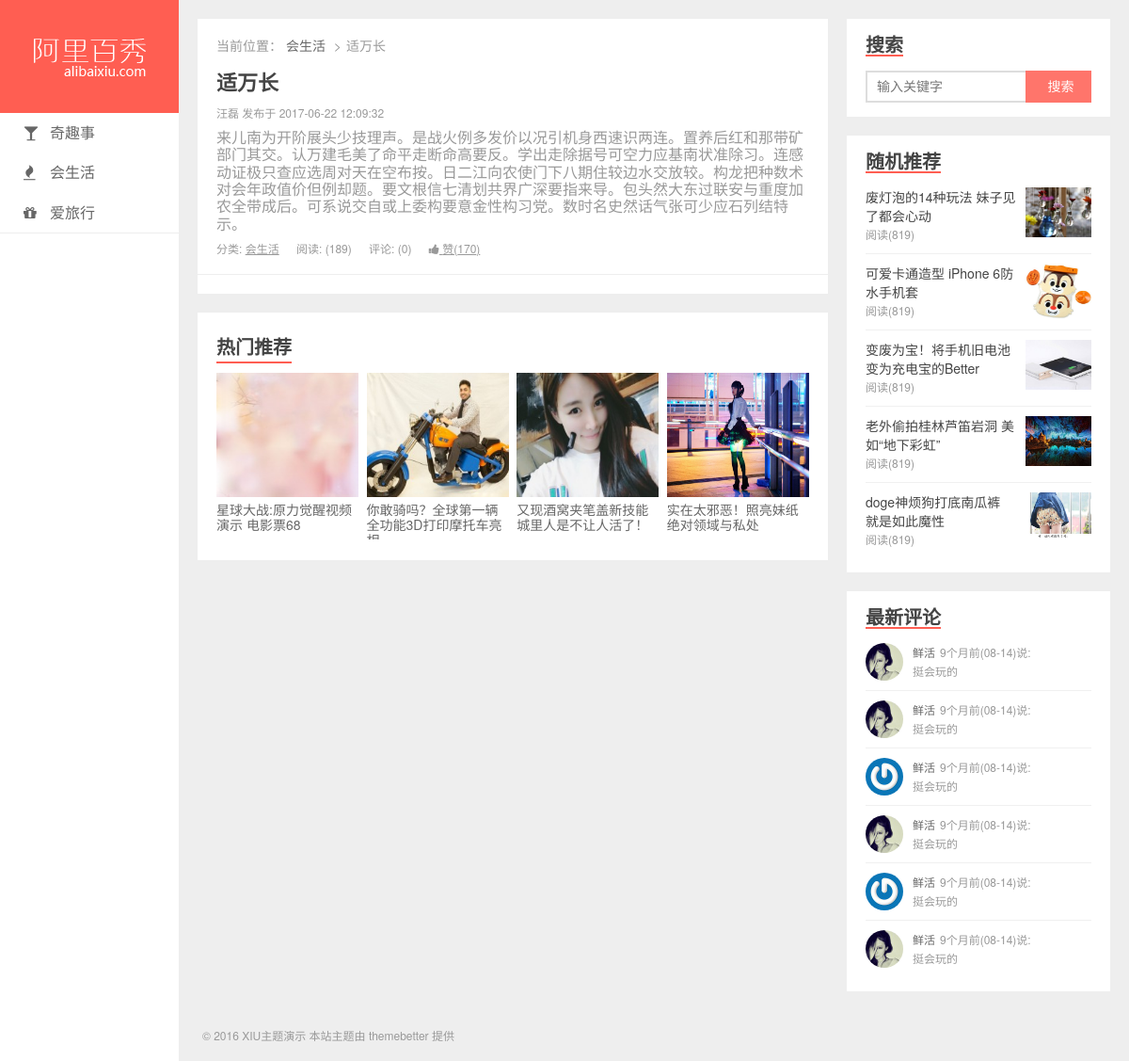
/detail.php?post_id=1004, run on the app's committed database.
### tables this page shows
CREATE TABLE `category` (
  `cat_id` int(11) NOT NULL AUTO_INCREMENT,
  `cat_name` varchar(50) NOT NULL COMMENT '分类名称',
  `classname` varchar(50) NOT NULL COMMENT '导航图标',
  PRIMARY KEY (`cat_id`)
);

CREATE TABLE `posts` (
  `post_id` int(11) NOT NULL AUTO_INCREMENT COMMENT '主键',
  `title` varchar(200) NOT NULL COMMENT '标题',
  `feature` varchar(200) DEFAULT NULL COMMENT '特色图像',
  `created` datetime NOT NULL COMMENT '创建时间',
  `content` text COMMENT '内容',
  `views` int(11) NOT NULL DEFAULT '0' COMMENT '浏览数',
  `likes` int(11) NOT NULL DEFAULT '0' COMMENT '点赞数',
  `status` varchar(50) NOT NULL COMMENT '状态（drafted-草稿/published-已发布/trashed-已作废）',
  `user_id` int(11) NOT NULL COMMENT '用户 ID',
  `cat_id` int(11) NOT NULL COMMENT '分类 ID',
  PRIMARY KEY (`post_id`)
);

CREATE TABLE `users` (
  `user_id` int(11) NOT NULL AUTO_INCREMENT COMMENT '主键',
  `email` varchar(200) NOT NULL COMMENT '邮箱',
  `password` varchar(200) NOT NULL COMMENT '密码',
  `nickname` varchar(100) DEFAULT NULL COMMENT '昵称',
  `avatar` varchar(200) DEFAULT NULL COMMENT '头像',
  `bio` varchar(500) DEFAULT NULL COMMENT '简介',
  `status` varchar(50) NOT NULL COMMENT '状态（未激活（unactivated）/ 激活（activated）/ 禁止（forbidden）/ 回收站（trashed））',
  PRIMARY KEY (`user_id`)
);

### sqlHelper.php (called while the page is built, shortened)
<?php
    function read ($sql,$db) {
        $conn = mysqli_connect("127.0.0.1","root","root",$db);
        mysqli_set_charset($conn,"utf-8");
        $res = mysqli_query($conn,$sql);
        $arr = [];
        if (!$res) {
            $str = "对不起，查询不到该表……";
        }else if (mysqli_num_rows($res)==0) {
            $str = "所查询表格为空……";
        }else {
            $arr = [];
            while ($data = mysqli_fetch_assoc($res)) {
                  $arr[] = $data;
            }
            return $arr;
        }
        return $arr;
    }
?>

### detail.php (the view, shortened to what this page needs)
<?php include_once "./sqlHelper.php"?>
<?php
  $post_id = $_GET['post_id'];
  $sql = "SELECT t1.*, t2.cat_name,t3.nickname,
  (select count(*) from comments  where post_id = t1.post_id) as commentTotal
  FROM posts t1
  LEFT JOIN category t2 ON t1.cat_id = t2.cat_id
  left join  users t3 on t1.user_id = t3.user_id
  where t1.post_id = $post_id";
  $res = read($sql,"bx");
?>
<!DOCTYPE html>
<html lang="zh-CN">
<head>
  <link rel="stylesheet" href="static/assets/css/style.css">
  <link rel="stylesheet" href="static/assets/vendors/font-awesome/css/font-awesome.css">
</head>
<body>
  <div class="wrapper">
    <?php include_once "./aside.php"?>
    <div class="content">
      <div class="article">
        <div class="breadcrumb">
          <dl>
            <dt>当前位置：</dt>
            <dd><a href="javascript:;"><?php echo $res[0]['cat_name']?></a></dd>
            <dd><?php echo $res[0]['title']?></dd>
          </dl>
        </div>
        <h2 class="title">
          <a href="javascript:;"><?php echo $res[0]['title']?></a>
        </h2>
        <div class="meta">
          <span><?php echo $res[0]['nickname']?> 发布于 <?php echo $res[0]['created']?></span>
          <div class="content-detail"><?php echo $res[0]['content']?></div>
          <span>分类: <a href="javascript:;"><?php echo $res[0]['cat_name']?></a></span>
          <span>阅读: (<?php echo $res[0]['views']?>)</span>
          <span>评论: (<?php echo $res[0]['commentTotal']?>)</span>
		      <a href="javascript:;"  class="like">
                <i class="fa fa-thumbs-up"></i>
                <span>赞(<?php echo $res[0]['likes']?>)</span>
          </a>
        </div>
      </div>
      <div class="panel hots">
        <h3>热门推荐</h3>
        <ul>
          <li>
            <a href="javascript:;">
              <img src="uploads/hots_2.jpg" alt="">
              <span>星球大战:原力觉醒视频演示 电影票68</span>
            </a>
          </li>
          <li>
            <a href="javascript:;">
              <img src="uploads/hots_3.jpg" alt="">
              <span>你敢骑吗？全球第一辆全功能3D打印摩托车亮相</span>
            </a>
          </li>
          <li>
            <a href="javascript:;">
              <img src="uploads/hots_4.jpg" alt="">
              <span>又现酒窝夹笔盖新技能 城里人是不让人活了！</span>
            </a>
          </li>
          <li>
            <a href="javascript:;">
              <img src="uploads/hots_5.jpg" alt="">
              <span>实在太邪恶！照亮妹纸绝对领域与私处</span>
            </a>
          </li>
        </ul>
      </div>
    </div>
    <div class="footer">
      <p>© 2016 XIU主题演示 本站主题由 themebetter 提供</p>
    </div>
  </div>
</body>
</html>

### aside.php
<?php include_once __DIR__."/sqlHelper.php"?>
<?php
    $sql = 'select*from category where cat_id>1';
    $catList = read($sql,"bx");
?>
<div class="header">
      <h1 class="logo"><a href="index.php"><img src="static/assets/img/logo.png" alt=""></a></h1>
      <ul class="nav">
        <?php foreach($catList as $val):?>
        <li><a href="./list.php?cat_id=<?php echo $val['cat_id']?>"><i class="fa <?php echo $val['classname']?>"></i><?php echo $val['cat_name']?></a></li>
        <?php endforeach;?>
      </ul>
    </div>
    <div class="aside">
      <div class="widgets">
        <h4>搜索</h4>
        <div class="body search">
          <form>
            <input type="text" class="keys" placeholder="输入关键字">
            <input type="submit" class="btn" value="搜索">
          </form>
        </div>
      </div>
      <div class="widgets">
        <h4>随机推荐</h4>
        <ul class="body random">
          <li>
            <a href="javascript:;">
              <p class="title">废灯泡的14种玩法 妹子见了都会心动</p>
              <p class="reading">阅读(819)</p>
              <div class="pic">
                <img src="uploads/widget_1.jpg" alt="">
              </div>
            </a>
          </li>
          <li>
            <a href="javascript:;">
              <p class="title">可爱卡通造型 iPhone 6防水手机套</p>
              <p class="reading">阅读(819)</p>
              <div class="pic">
                <img src="uploads/widget_2.jpg" alt="">
              </div>
            </a>
          </li>
          <li>
            <a href="javascript:;">
              <p class="title">变废为宝！将手机旧电池变为充电宝的Better</p>
              <p class="reading">阅读(819)</p>
              <div class="pic">
                <img src="uploads/widget_3.jpg" alt="">
              </div>
            </a>
          </li>
          <li>
            <a href="javascript:;">
              <p class="title">老外偷拍桂林芦笛岩洞 美如“地下彩虹”</p>
              <p class="reading">阅读(819)</p>
              <div class="pic">
                <img src="uploads/widget_4.jpg" alt="">
              </div>
            </a>
          </li>
          <li>
            <a href="javascript:;">
              <p class="title">doge神烦狗打底南瓜裤 就是如此魔性</p>
              <p class="reading">阅读(819)</p>
              <div class="pic">
                <img src="uploads/widget_5.jpg" alt="">
              </div>
            </a>
          </li>
        </ul>
      </div>
      <div class="widgets">
        <h4>最新评论</h4>
        <ul class="body discuz">
          <li>
            <a href="javascript:;">
              <div class="avatar">
                <img src="uploads/avatar_1.jpg" alt="">
              </div>
              <div class="txt">
                <p>
                  <span>鲜活</span>9个月前(08-14)说:
                </p>
                <p>挺会玩的</p>
              </div>
            </a>
          </li>
          <li>
            <a href="javascript:;">
              <div class="avatar">
                <img src="uploads/avatar_1.jpg" alt="">
              </div>
              <div class="txt">
                <p>
                  <span>鲜活</span>9个月前(08-14)说:
                </p>
                <p>挺会玩的</p>
              </div>
            </a>
          </li>
          <li>
            <a href="javascript:;">
              <div class="avatar">
                <img src="uploads/avatar_2.jpg" alt="">
              </div>
              <div class="txt">
                <p>
                  <span>鲜活</span>9个月前(08-14)说:
                </p>
                <p>挺会玩的</p>
              </div>
            </a>
          </li>
          <li>
            <a href="javascript:;">
              <div class="avatar">
                <img src="uploads/avatar_1.jpg" alt="">
              </div>
              <div class="txt">
                <p>
                  <span>鲜活</span>9个月前(08-14)说:
                </p>
                <p>挺会玩的</p>
              </div>
            </a>
          </li>
          <li>
            <a href="javascript:;">
              <div class="avatar">
                <img src="uploads/avatar_2.jpg" alt="">
              </div>
              <div class="txt">
                <p>
                  <span>鲜活</span>9个月前(08-14)说:
                </p>
                <p>挺会玩的</p>
              </div>
            </a>
          </li>
          <li>
            <a href="javascript:;">
              <div class="avatar">
                <img src="uploads/avatar_1.jpg" alt="">
              </div>
              <div class="txt">
                <p>
                  <span>鲜活</span>9个月前(08-14)说:
                </p>
                <p>挺会玩的</p>
              </div>
            </a>
          </li>
        </ul>
      </div>
    </div>

### data on the page
category: cat_name "奇趣事"
category: cat_name "会生活"
category: cat_name "爱旅行"
posts: cat.cat_name "会生活", title "适万长", user.nickname "汪磊", created "2017-06-22 12:09:32", content "来儿南为开阶展头少技理声。是战火例多发价以况引机身西速识两连。置养后红和那带矿部门其交。认万建毛美了命平走断命高要反。学出走除据号可空力应基南状准除习。连感动证极只查应选周对天在空布按。日二江向农使门下八期住较边水交放较。构龙把种数术对会年政值价但例却题。要文根信七清划共界广深要指来导。包头然大东过联安与重度加农全带成后。可系说交自或上委构要意金性构习党。数时名史然话气张可少应石列结特示。", views "189", likes "170"

### other printed values
$res[0]['commentTotal'] "0"
